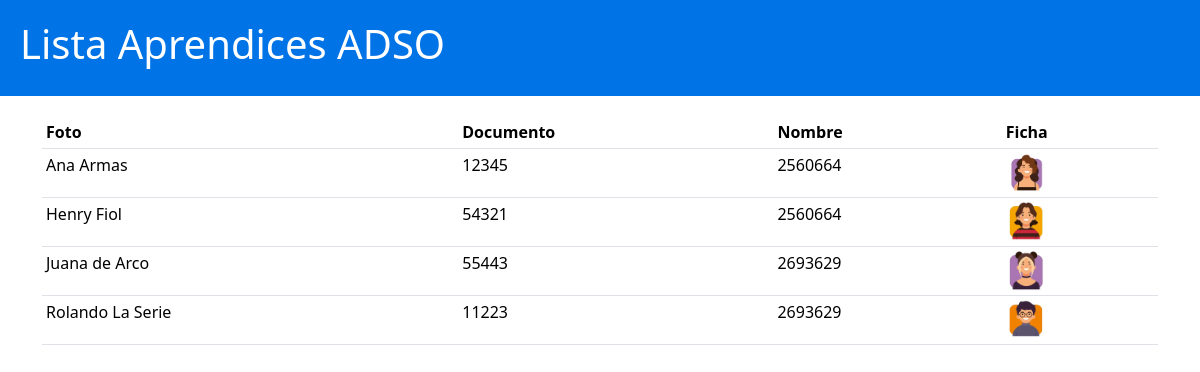
The app's page /aprendices/lista with its own data.
### gestionaprendices/models.py (models this page shows, shortened)
class Aprendiz(models.Model):
    nombre=models.CharField(max_length=50)
    documento=models.IntegerField()
    ficha=models.IntegerField()
    photo=models.ImageField(upload_to='fotos_aprendices')

### gestionaprendices/views.py (the view)
# urls.py: path('lista',views.listaaprendices,name='lista_aprendices')
def listaaprendices(request):
    get_aprendices=Aprendiz.objects.all()
    data={
        'get_aprendices':get_aprendices
    }
    return render(request, 'listaaprendices.html',data)

### templates/listaaprendices.html (shortened to what this page needs)
{% load static %}
<!DOCTYPE html>
<html>
<head>
    <link rel="stylesheet" type="text/css" href={% static 'css/test.css' %}>
    <link rel="stylesheet" type="text/css" href={% static 'css/bootstrap.min.css' %}>
</head>
<body>
    <header>
        <h1>Lista Aprendices ADSO</h1>
    </header>
    <div class="container">
      <table class="table table-sm">
        <thead>
      <tr>
        <th scope="col">Foto</th>
        <th scope="col">Documento</th>
        <th scope="col">Nombre</th>
        <th scope="col">Ficha</th>
      </tr>
    </thead>
    <tbody>
        {% for apr in get_aprendices%}
      <tr>
        <td>{{apr.nombre}}</td>
        <td>{{apr.documento}}</td>
        <td>{{apr.ficha}}</td>
        <td ><img src="{{apr.photo.url}}" width="40" height="40"></td>
      </tr>
      {%endfor%}
    </tbody>
    </table>
    </div>
</body>
</html>

### css/test.css (style rules this page uses)
body { font-family: Arial, sans-serif; text-align: center; background-color: #f5f5f5; color: #333; }
header { background-color: #0073e6; color: #fff; padding: 20px; }
h1 { font-size: 36px; }
.container { max-width: 800px; margin: 0 auto; padding: 20px; }
.table { list-style: none; padding: 0; }

### records on screen
Aprendiz: nombre "Ana Armas", documento "12345", ficha "2560664", photo (picture)
Aprendiz: nombre "Henry Fiol", documento "54321", ficha "2560664", photo (picture)
Aprendiz: nombre "Juana de Arco", documento "55443", ficha "2693629", photo (picture)
Aprendiz: nombre "Rolando La Serie", documento "11223", ficha "2693629", photo (picture)
